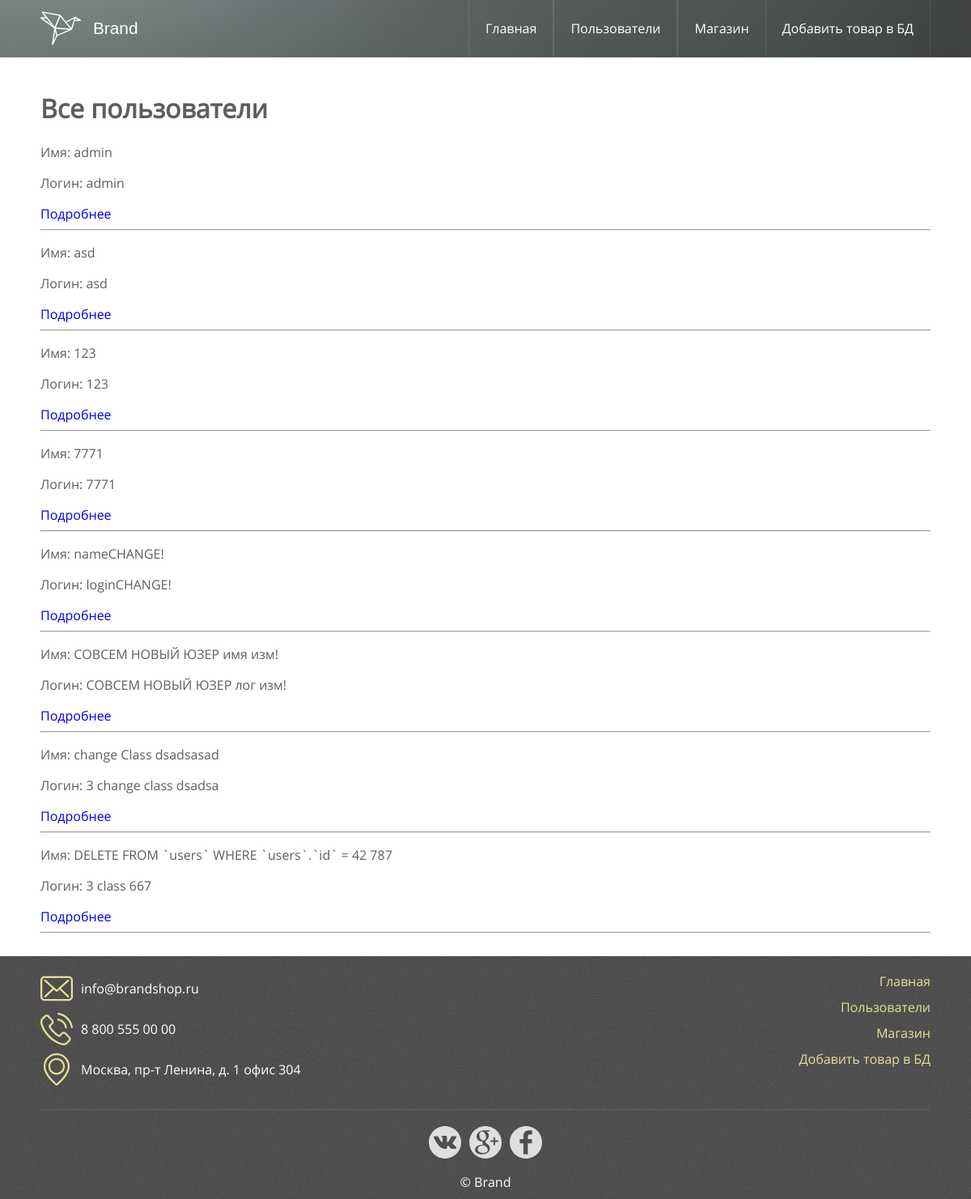
The app's page /publc/index.php?c=user&a=all with its own data.
### tables this page shows
CREATE TABLE `users` (
  `id` int NOT NULL,
  `login` varchar(50) NOT NULL,
  `name` varchar(50) NOT NULL,
  `password` varchar(100) NOT NULL,
  `is_admin` int DEFAULT '0' COMMENT 'Права'
);

### traits/Tshop.php (called while the page is built, shortened)
<?php
trait TShop
{
    public function run($action)
    {
        $this->action = $action;
        $method = $this->action . 'Action';
        return $this->$method();
    }
    public function render($template, $params = [], $layout = 'main')
    {
        $content = $this->rendererTmpl($template, $params);
        $layout = 'layouts/' . $layout;
        return $this->rendererTmpl(
            $layout,
            [
                'content' => $content
            ]
        );
    }
    public function rendererTmpl($template, $params = [])
    {
        extract($params);
        include dirname(__DIR__) .'/views/' . $template . '.php';
        return ob_get_clean();
    }
}

### controllers/UserController.php (called while the page is built, shortened)
<?php
class UserController
{
    public function allAction()
    {
        return $this->render('users',
            [
                'users' =>  User::getAll()
            ]);
    }
}

### models/User.php (called while the page is built, shortened)
<?php
class User extends Model
{
    public static function getTableName(): string
    {
        return 'users';
    }
    public function __toString()
    {
        $content = [];
        foreach ($this as $one => $value){
            if ($one == 'password' || $one == 'is_admin'){
                continue;
            }
            $content[$one] = $value;
        }
        $content= json_encode($content);
        return $content;
    }
}

### services/DB.php (called while the page is built, shortened)
<?php
class DB {
	protected $connect;
	protected $config = [
		'driver'   => 'mysql',
		'host'     => 'localhost',
		'dbname'   => 'lesson6',
		'charset'  => 'UTF8',
		'user'     => 'root',
		'password' => 'root0987'
	];
	public function getConnect() {
		if ( empty( $this->connect ) ) {
			$this->connect = new PDO(
				$this->getPrepareDsnString(),
				$this->config['user'],
				$this->config['password']
			);
			$this->connect->setAttribute(
				PDO::ATTR_DEFAULT_FETCH_MODE,
				PDO::FETCH_ASSOC
			);
		}
		return $this->connect;
	}
	private function getPrepareDsnString() {
		return sprintf(
			"%s:host=%s;dbname=%s;charset=%s",
			$this->config['driver'],
			$this->config['host'],
			$this->config['dbname'],
			$this->config['charset']
		);
	}
	protected function query( $sql, $params = [] ) {
		$PDOStatement = $this->getConnect()->prepare( $sql );
		$PDOStatement->execute($params);
		return $PDOStatement;
	}
	public function findObjects( $sql, $class, $params = [] ) {
		$PDOStatement = $this->query($sql, $params);
		$PDOStatement->setFetchMode(PDO::FETCH_CLASS, $class);
		return $PDOStatement->fetchAll();
	}
}

### models/Model.php (called while the page is built, shortened)
<?php
abstract class Model {
	protected static function getDB()
	{
		return DB::getInstance();
	}
	public static function getAll() {
		$sql = 'SELECT * FROM ' . static::getTableName();
		return static::getDB()->findObjects( $sql, static::class );
	}
}

### services/Autoloader.php (called while the page is built, shortened)
<?php
class Autoloader
{
    public function loadClass($className)
    {
        $file = str_replace(
                ['App\\', '\\'],
                [dirname(__DIR__) . '/', DIRECTORY_SEPARATOR],
                $className) . '.php';
    }
}

### traits/TSingleton.php (called while the page is built, shortened)
<?php
trait TSingleton
{
    private static $items;
    public static function getInstance()
    {
        if (empty(static::$items)) {
            static::$items = new static();
        }
        return static::$items;
    }
}

### views/users.php (the view, shortened to what this page needs)
<h1>Все пользователи</h1>
<?php foreach ($users as $user) : ?>
    <?php $user = json_decode($user, true); ?>
    <p>Имя: <?=$user['name']?></p>
    <p>Логин: <?=$user['login']?></p>
    <a href="?c=user&a=one&id=<?=$user['id']?>">Подробнее</a>
    <hr>
<?php endforeach; ?>

### views/layouts/main.php (shortened to what this page needs)
<!doctype html>
<html lang="ru">
<head>
    <link rel="stylesheet" href="css/site.css">
</head>
<body>
<header>
    <div id="headerInside">
        <div id="logo"></div>
        <div id="companyName">Brand</div>
        <div id="navWrap">
            <a href="?c=user">
                Главная
            </a>
            <a href="?c=user&a=all">
                Пользователи
            </a>
            <a href="?c=shop">
                Магазин
            </a>
            <a href="?c=shop&a=addGoodPage">
                Добавить товар в БД
            </a>
        </div>
    </div>
</header>
<div id="content">
    <?= $content; ?>
</div>
<footer>
    <div id="footerInside">
        <div id="contacts">
            <div class="contactWrap">
                <img src="images/envelope.svg" class="contactIcon">
                info@brandshop.ru
            </div>
            <div class="contactWrap">
                <img src="images/phone-call.svg" class="contactIcon">
                8 800 555 00 00
            </div>
            <div class="contactWrap">
                <img src="images/placeholder.svg" class="contactIcon">
                Москва, пр-т Ленина, д. 1 офис 304
            </div>
        </div>
        <div id="footerNav">
            <a href="?c=user">Главная</a>
            <a href="?c=user&a=all">Пользователи</a>
            <a href="?c=shop">Магазин</a>
            <a href="?c=shop&a=addGoodPage">Добавить товар в БД</a>
        </div>
        <div id="social">
            <img class="socialItem" src="images/vk-social-logotype.svg">
            <img class="socialItem" src="images/google-plus-social-logotype.svg">
            <img class="socialItem" src="images/facebook-logo.svg">
        </div>
        <div id="copyrights">&copy; Brand</div>
    </div>
</footer>
</body>
</html>

### publc/index.php (shortened to what this page needs)
<?php
include dirname(__DIR__) . '/services/Autoloader.php';
$controller = 'user';
if (!empty($_GET['c'])){
    $controller = $_GET['c'];
}
$action = '';
if (!empty($_GET['a'])){
    $action = $_GET['a'];
}
$controllerName = 'App\\controllers\\' . ucfirst($controller) . 'Controller';
if (class_exists($controllerName)){
    $realController = new $controllerName();
    $content = $realController->run($action);
    if (!empty($content)){
        echo $content;
    }
}

### publc/css/site.css (style rules this page uses)
body, html { padding: 0; margin: 0; color: #5e5e5e; font-family: "Open Sans", sans-serif; }
header { position: relative; width: 100%; height: 50px; padding: 10px 0; border-bottom: 1px solid rgba(255, 255, 255, 0.1); background: url('../images/promo.jpg') no-repeat; background-size: 100%; }
#headerInside { width: 1100px; margin: 0 auto; }
#logo { width: 50px; height: 50px; float: left; background: url('../images/origami-logo.svg') no-repeat; background-size: contain; }
#companyName { text-align: right; font-family: Huntsman, sans-serif; float: left; margin-left: 15px; font-size: 1.3em; line-height: 50px; color: #fff; }
#navWrap { height: 50px; float: right; display: flex; align-items: center; flex-direction: row; }
#navWrap a { display: block; font-family: "Open Sans", sans-serif; color: #fff; text-decoration: none; border-left: 1px solid rgba(255, 255, 255, 0.1); border-right: 1px solid rgba(255, 255, 255, 0.1); padding: 0 20px; height: 70px; line-height: 70px; }
#navWrap a:last-child { border-left: none; }
#content { min-height: 600px; width: 1100px; margin: 0 auto; padding: 20px 0; }
footer { float: left; width: 100%; height: 300px; background: url('../images/footerback.png'); color: #fff; }
#footerInside { position: relative; width: 1100px; margin: 0 auto; height: 100%; }
#copyrights { position: absolute; bottom: 10px; width: 100%; text-align: center; }
#social { padding-top: 20px; width: 100%; height: 40px; position: absolute; bottom: 50px; display: flex; flex-direction: row; justify-content: center; border-top: 1px solid rgba(255, 255, 255, 0.1); }
.socialItem { width: 40px; height: 40px; margin: 0 5px; }
#contacts { position: absolute; left: 0; top: 20px; width: 340px; }
.contactWrap { float: left; width: 100%; margin-bottom: 10px; line-height: 40px; }
.contactIcon { width: 40px; height: 40px; float: left; margin-right: 10px; }
#footerNav { position: absolute; right: 0; top: 20px; width: 200px; }
#footerNav a { display: block; text-align: right; color: #e6e09a; margin-bottom: 10px; text-decoration: none; }
a { text-decoration: none; }

### records on screen
users: name "admin", login "admin"
users: name "asd", login "asd"
users: name "123", login "123"
users: name "7771", login "7771"
users: name "nameCHANGE!", login "loginCHANGE!"
users: name "СОВСЕМ НОВЫЙ ЮЗЕР имя изм!", login "СОВСЕМ НОВЫЙ ЮЗЕР лог изм!"
users: name "change Class dsadsasad", login "3 change class dsadsa"
users: name "DELETE FROM `users` WHERE `users`.`id` = 42 787", login "3 class 667"
